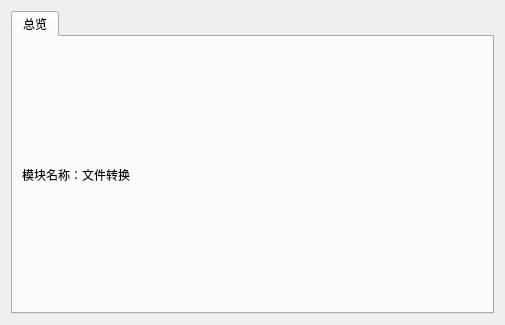
<?xml version="1.0" encoding="UTF-8"?>
<ui version="4.0">
 <class>FileConvertMainWin</class>
 <widget class="QWidget" name="FileConvertMainWin">
  <property name="geometry">
   <rect>
    <x>0</x>
    <y>0</y>
    <width>505</width>
    <height>325</height>
   </rect>
  </property>
  <property name="windowTitle">
   <string>Form</string>
  </property>
  <layout class="QGridLayout" name="gridLayout">
   <item row="0" column="0">
    <widget class="QTabWidget" name="tabWidget">
     <property name="currentIndex">
      <number>0</number>
     </property>
     <widget class="QWidget" name="tab">
      <attribute name="title">
       <string>总览</string>
      </attribute>
      <layout class="QHBoxLayout" name="horizontalLayout">
       <item>
        <widget class="QLabel" name="label">
         <property name="text">
          <string>模块名称：文件转换</string>
         </property>
        </widget>
       </item>
      </layout>
     </widget>
    </widget>
   </item>
  </layout>
 </widget>
 <resources/>
 <connections/>
</ui>
